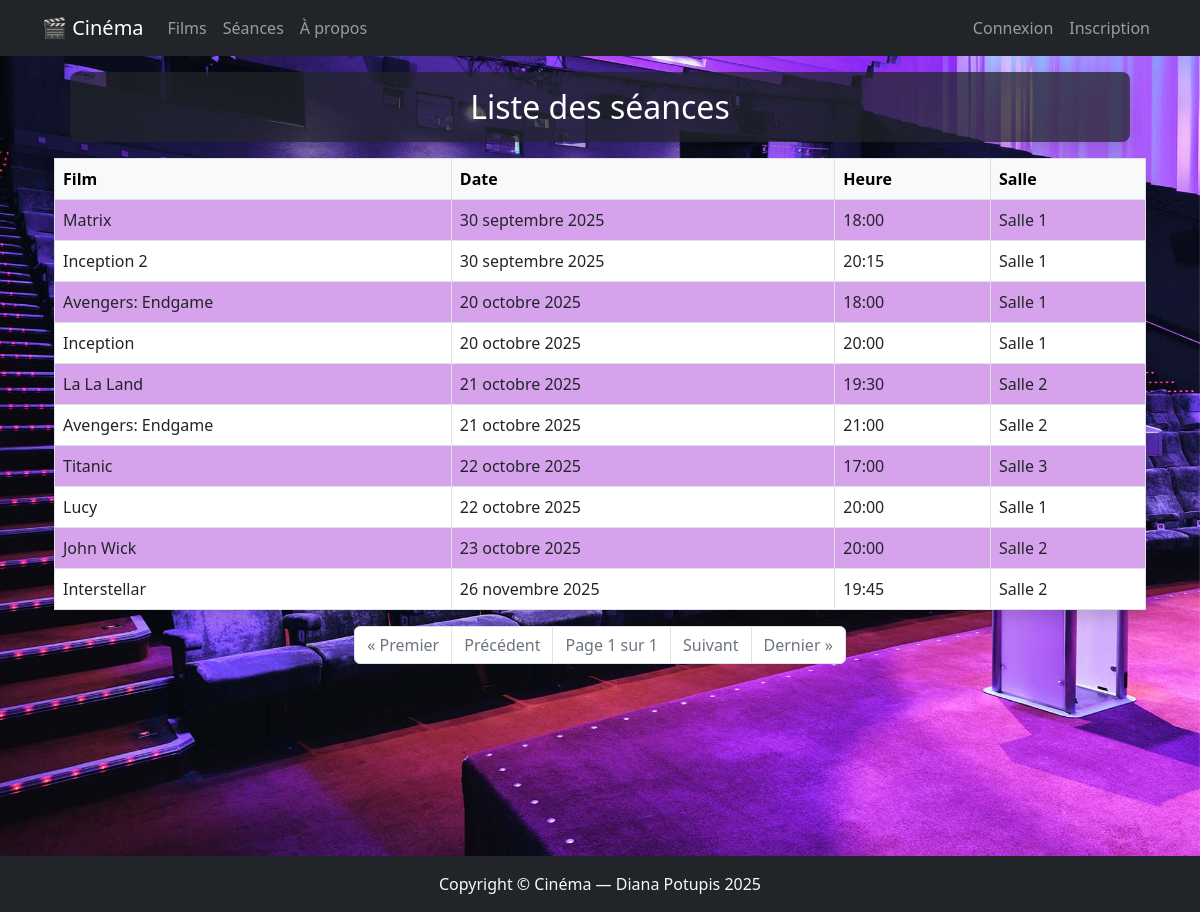
Before: /seances/ with the older database file.
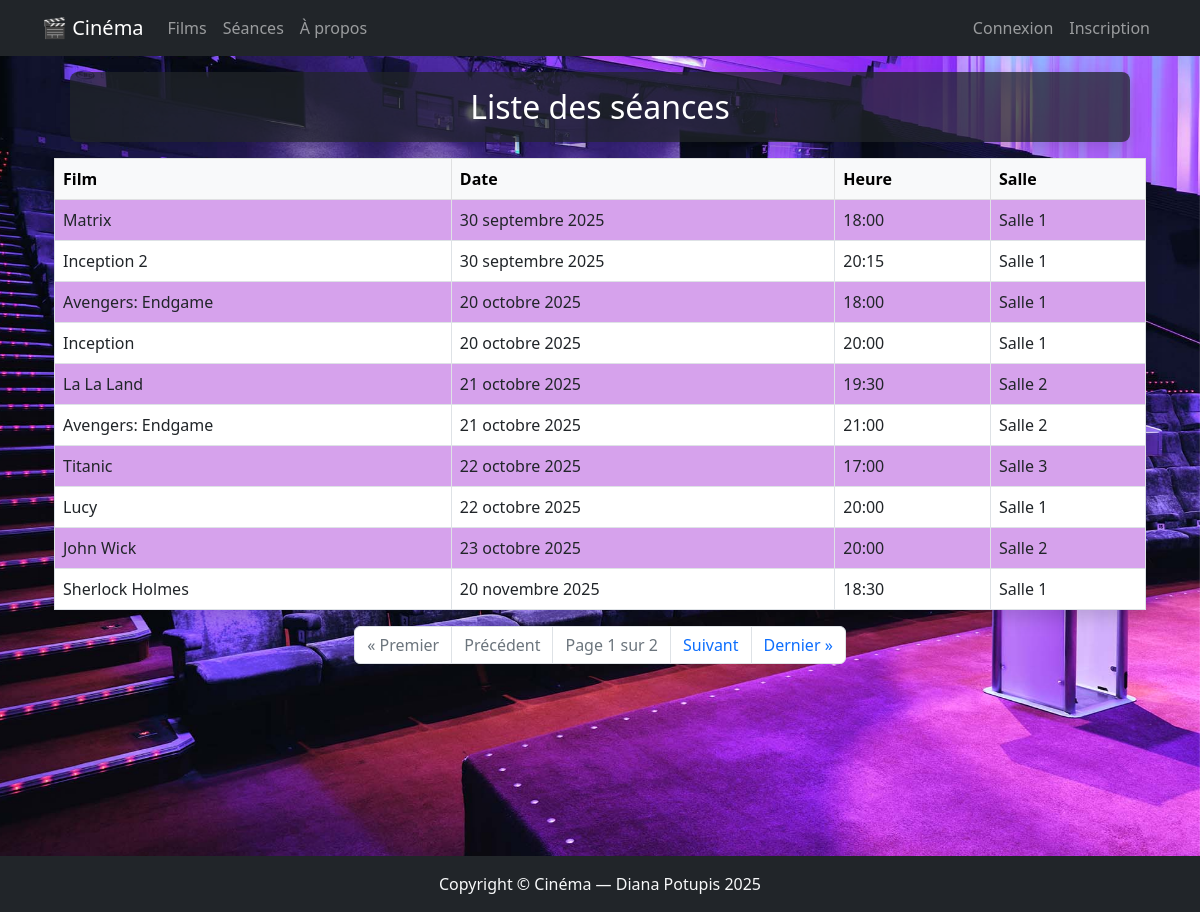
After: the same page with the newer database file.
### demo_app/models.py (models this page shows, shortened)
class Seance(models.Model):
   film = models.ForeignKey(Film, verbose_name="Films", related_name='seances', on_delete=models.CASCADE )
   date = models.DateField(verbose_name="Date")
   time = models.TimeField(verbose_name="Heure")
   hall = models.ForeignKey(Hall, verbose_name="Salle", related_name='seances', on_delete=models.CASCADE)
   class Meta:
    ordering = ('date', 'time')
    verbose_name = "séance"
    verbose_name_plural = "séances"

class Film(models.Model):
  title = models.CharField(max_length=100, verbose_name="Titre")
  description = models.TextField(verbose_name="Description")
  duration = models.DurationField(verbose_name="Durée")
  genre = models.ForeignKey(Genre, on_delete=models.SET_NULL, null=True, verbose_name="Genre")
  poster = models.ImageField(verbose_name="Affiche", upload_to='img/', default='img/default.png')
  actors = models.ManyToManyField('Actor', related_name='films', verbose_name="Acteurs")
  def __str__(self):
    return self.title
  class Meta:
    ordering = ('title', )
    verbose_name = "film"
    verbose_name_plural = "films"

class Hall(models.Model):
    name = models.CharField(max_length=50, unique=True, verbose_name="Salle")
    def __str__(self):
        return self.name
    class Meta:
      ordering = ('name', )
      verbose_name = "salle"
      verbose_name_plural = "salles"

### demo_app/views.py (the view)
# urls.py: path('seances/', views.SeanceView.as_view(), name="seances"),
class SeanceView(View):
    def get(self, request):
        seances = Seance.objects.all()
        paginator = Paginator(seances, 10)
        page_number = request.GET.get("page")
        page_obj = paginator.get_page(page_number)
        return render(request, 'seances.html',  {"page_obj": page_obj})

### demo_app/templates/seances.html (shortened to what this page needs)
{% extends 'base.html' %}
{% load static %}
{% block content %}
<div class="container">
  <h2 class="text-white text-center m-3 p-3 bg-dark bg-opacity-75 rounded-3 shadow">Liste des séances</h2>
  {% if page_obj %}
    <table class="table table-bordered table-hover bg-white shadow table-striped" style="--bs-table-striped-bg: rgb(214, 162, 236);">
      <thead class="table-light">
        <tr>
          <th>Film</th>
          <th>Date</th>
          <th>Heure</th>
          <th>Salle</th>
        </tr>
      </thead>
      <tbody>
        {% for seance in page_obj %}
        <tr>
          <td>{{ seance.film }}</td>
          <td>{{ seance.date }}</td>
          <td>{{ seance.time|time:"H:i" }}</td>
          <td>{{ seance.hall }}</td>
        </tr>
        {% endfor %}
      </tbody>
    </table>
  {% else %}
    <p class="alert alert-warning">Aucune séance trouvée.</p>
  {% endif %}
</div>
{% include 'includes/pagination_section.html' %}
{% endblock %}

Changed rows visible on the page:
no longer on this page (row unchanged): Seance: film "Interstellar", date "26 novembre 2025", time "19:45", hall "Salle 2"
added Seance: film "Sherlock Holmes", date "20 novembre 2025", time "18:30", hall "Salle 1"
Other visible differences:
{{ page_obj.paginator.num_pages }}: "1" → "2"
